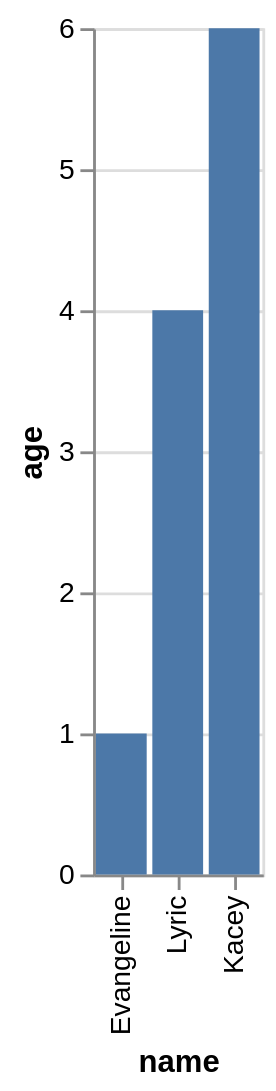

Vega-Lite specification stored for this chart:
### Vega-Lite specification from a JSON file in a GitHub repository (floating-point values rounded to 4 significant figures)
{"data": {"values": [{"x_data": "Evangeline", "y_data": 1}, {"x_data": "Lyric", "y_data": 4}, {"x_data": "Kacey", "y_data": 6}]}, "mark": "bar", "encoding": {"x": {"field": "x_data", "type": "nominal", "title": "name", "sort": {"op": "sum", "field": "y_data", "order": "ascending"}}, "y": {"field": "y_data", "type": "quantitative", "title": "age"}}}
